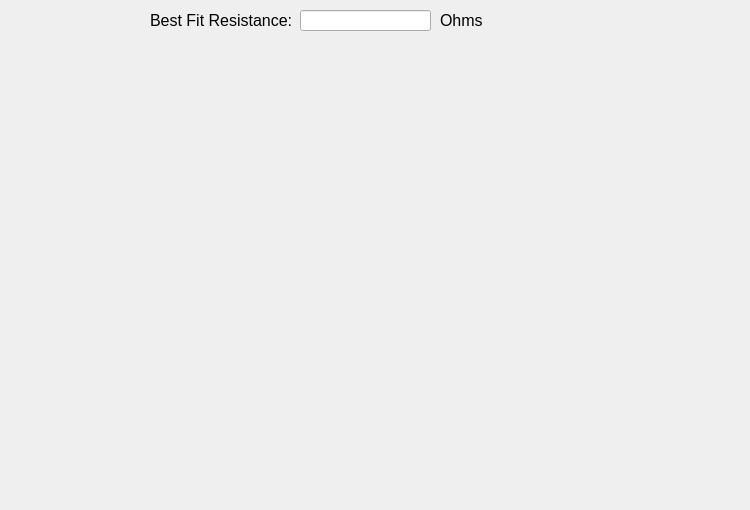
              <widget class="QWidget" name="tab_20">
               <attribute name="title">
                <string>Third Period Plot</string>
               </attribute>
               <widget class="QLabel" name="label_45">
                <property name="geometry">
                 <rect>
                  <x>150</x>
                  <y>10</y>
                  <width>151</width>
                  <height>21</height>
                 </rect>
                </property>
                <property name="font">
                 <font>
                  <pointsize>12</pointsize>
                 </font>
                </property>
                <property name="text">
                 <string>Best Fit Resistance:</string>
                </property>
               </widget>
               <widget class="QLineEdit" name="lineEdit_bfr_third_p">
                <property name="geometry">
                 <rect>
                  <x>300</x>
                  <y>10</y>
                  <width>131</width>
                  <height>21</height>
                 </rect>
                </property>
                <property name="font">
                 <font>
                  <pointsize>12</pointsize>
                 </font>
                </property>
                <property name="text">
                 <string/>
                </property>
               </widget>
               <widget class="QLabel" name="label_resistance_unit_third_p">
                <property name="geometry">
                 <rect>
                  <x>440</x>
                  <y>10</y>
                  <width>51</width>
                  <height>21</height>
                 </rect>
                </property>
                <property name="font">
                 <font>
                  <pointsize>12</pointsize>
                 </font>
                </property>
                <property name="text">
                 <string>Ohms</string>
                </property>
               </widget>
               <widget class="QWidget" name="widget_third_p" native="true">
                <property name="geometry">
                 <rect>
                  <x>0</x>
                  <y>40</y>
                  <width>741</width>
                  <height>461</height>
                 </rect>
                </property>
                <property name="sizePolicy">
                 <sizepolicy hsizetype="Expanding" vsizetype="Minimum">
                  <horstretch>0</horstretch>
                  <verstretch>0</verstretch>
                 </sizepolicy>
                </property>
                <widget class="MatplotlibWidget" name="mplwidget_third_p">
                 <property name="geometry">
                  <rect>
                   <x>200</x>
                   <y>140</y>
                   <width>151</width>
                   <height>91</height>
                  </rect>
                 </property>
                 <property name="sizePolicy">
                  <sizepolicy hsizetype="Preferred" vsizetype="Preferred">
                   <horstretch>0</horstretch>
                   <verstretch>0</verstretch>
                  </sizepolicy>
                 </property>
                </widget>
               </widget>
              </widget>
